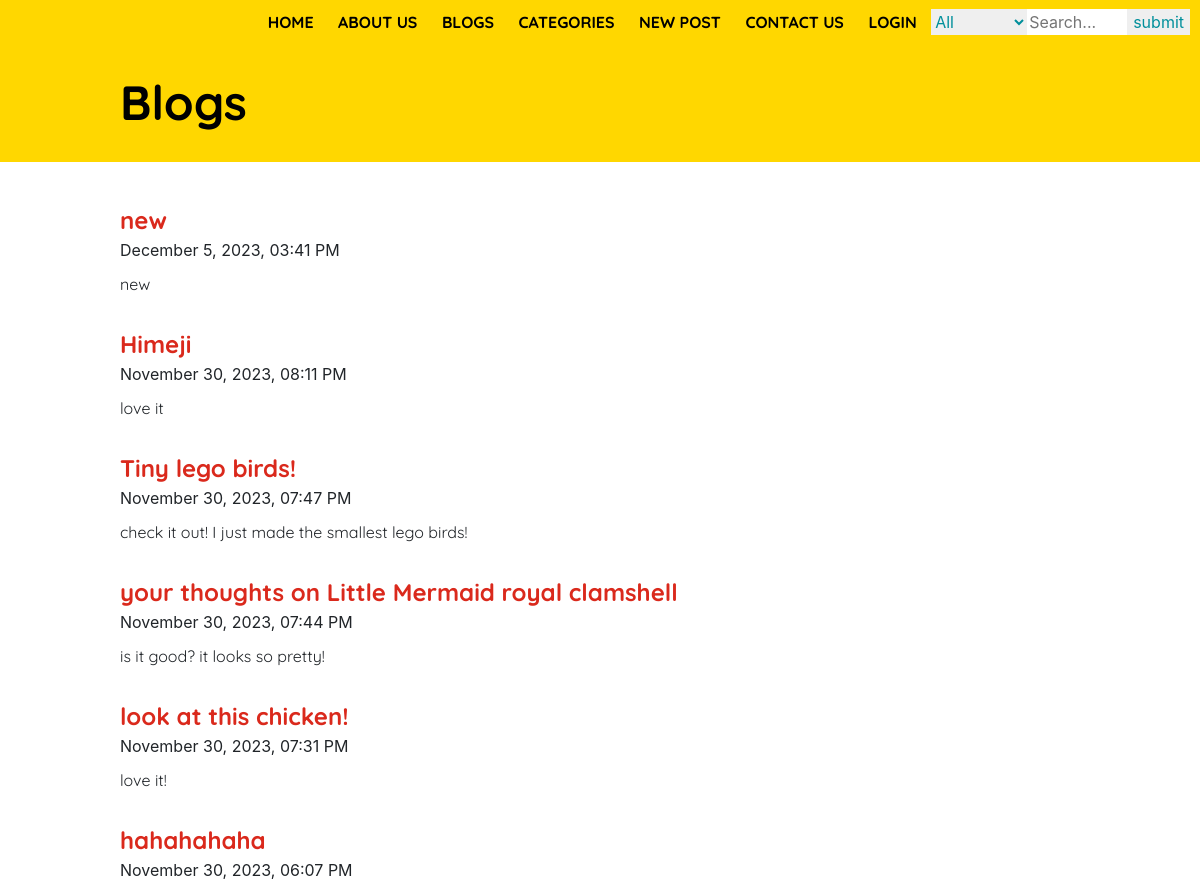
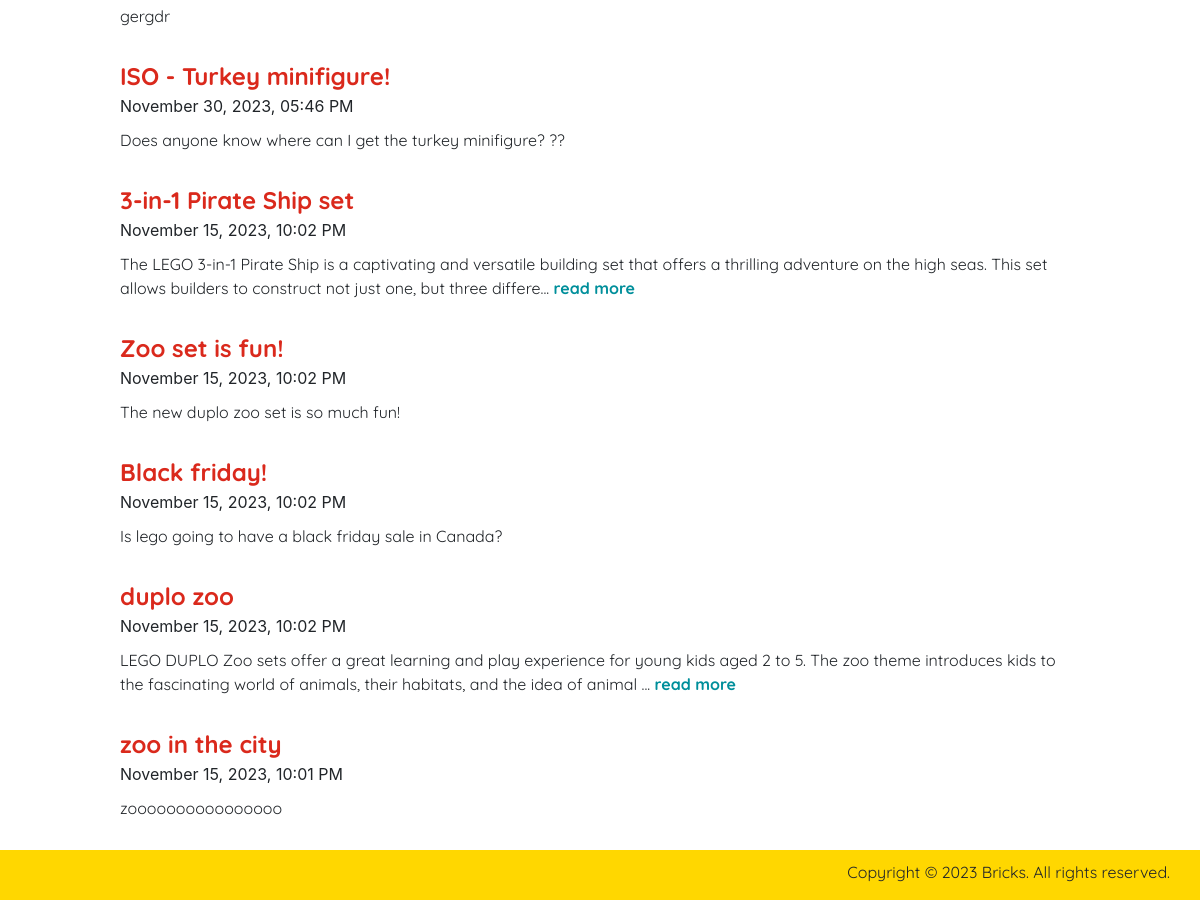
Page /list.php on the committed database (2 pictures, top to bottom).
### tables this page shows
CREATE TABLE `posts` (
  `post_id` int(30) NOT NULL,
  `user_id` int(20) NOT NULL,
  `tag_id` int(11) NOT NULL,
  `title` varchar(50) NOT NULL,
  `created_date` timestamp NOT NULL DEFAULT current_timestamp() ON UPDATE current_timestamp(),
  `updated_date` datetime NOT NULL,
  `content` varchar(5000) NOT NULL
);

### list.php (the view, shortened to what this page needs)
<?php
include('nav.php');
$query = "SELECT * FROM posts ORDER BY created_date DESC";
    $statement = $db->prepare($query);
    $statement->execute();
?>
<!DOCTYPE html>
<html lang="en">
<head>
    <link rel="stylesheet" href="https://stackpath.bootstrapcdn.com/bootstrap/4.3.1/css/bootstrap.min.css"
>
    <link href="styles.css" rel="stylesheet">
</head>
<body>
<div id="header">
        <h1><a href="index.php">Blogs</a></h1>
    </div>
    <fieldset>
        <?php while($row = $statement->fetch()): ?>
            <div class="post">
                <div class="post_title">
                    <a href="show_post.php?post_id=<?= $row['post_id'] ?>"><?= $row['title'] ?></a>
                </div>
                <?= date('F j, Y, h:i A', strtotime($row['created_date'])) ?>
                <div class="post_content">
                    <?= mb_strimwidth($row['content'], 0, 200, "...") ?>
                    <?php if(strlen($row['content']) >= 200): ?>
                        <a href="show_post.php?post_id=<?= $row['post_id'] ?>"> read more</a>
                    <?php endif ?>
                </div>
            </div>
        <?php endwhile ?>
    </fieldset>
    <footer>
        <p>Copyright © 2023 Bricks. All rights reserved.</p>
    </footer>
</body>
</html>

### nav.php (shortened to what this page needs)
<!DOCTYPE html>
<html lang="en">
<head>
    <link rel="stylesheet" href="https://stackpath.bootstrapcdn.com/bootstrap/4.3.1/css/bootstrap.min.css"
>
    <link href="styles.css" rel="stylesheet">
</head>
<body>
    <nav>
    <ul id="menu">
        <li><a href="index.php">Home</a></li>
        <li><a href="about.php">About Us</a></li>
        <li><a href="list.php">Blogs</a></li>
        <li><a href="tags.php">Categories</a></li>
        <li><a href="insert.php">New Post</a></li>
        <li><a href="contact.php">Contact Us</a></li>
        <li><a href="login.php">Login</a></li>
        <li>
        <form action="searchResult.php" method="post">
            <div id="searchBar">
                <div>
                    <select name="tag_id" id="tag_id">
                        <option value="" selected disabled hidden>All</option>
                    </select>
                </div>
                <div><input id="search_box" type="text" placeholder="Search..." name="key"></div>
                <div><input id="nav_button" type="submit" value="submit" name="submit"></div>
            </div>
        </form>
        </li>
    </ul>
    </nav>
</body>
</html>

### styles.css (style rules this page uses)
body { margin: auto; }
h1 { margin: 0; width: 80%; margin: auto; padding-top: 30px; padding-bottom: 30px; }
#header { background-color: #FFD700; }
p { font-size: 1.5rem; font-family: 'Quicksand', sans-serif; }
h1 a { color: black; text-decoration: none; font-family: 'Quicksand', sans-serif; font-weight: bolder; font-size: 3rem; }
ul li { list-style: none; }
fieldset { width: 80%; margin: auto; padding-top: 20px; }
nav ul { list-style: none; padding: 0px; margin: 0px; text-align: right; background-color: #FFD700; }
nav ul li { display: inline-block; }
nav ul li a { display: block; padding: 10px 10px; text-transform: uppercase; text-align: center; color: black; font-family: 'Quicksand', sans-serif; font-weight: bold; text-decoration: none; }
#nav_button { color: #008F9B; }
#search_box { width: 100px; }
#tag_id { border: none; height: 26px; color: #008F9B; }
#searchBar { display:inline-flex; padding-right: 10px; }
#menu input { float: right; border: none; }
form { margin: 0%; }
fieldset { padding-bottom: 20px; }
fieldset .post { padding-top: 20px; }
fieldset .post a { text-decoration: none; font-family: 'Quicksand', sans-serif; font-size: 1.5rem; color: #DA291C; font-weight: bold; }
fieldset .post .post_content { padding-top: 10px; padding-bottom: 10px; font-family: 'Quicksand', sans-serif; }
fieldset .post .post_content a { font-size: 1rem; color: #008F9B; }
footer p { background-color: #FFD700; text-align: right; margin: auto; padding-right: 30px; font-size: 1rem; height: 50px; padding-top: 10px; }
fieldset a { color: #DA291C; font-size: 1.3rem; }

### rows in the picture
posts: title "new", created_date "December 5, 2023, 03:41 PM", content "new"
posts: title "Himeji", created_date "November 30, 2023, 08:11 PM", content "love it"
posts: title "Tiny lego birds!", created_date "November 30, 2023, 07:47 PM", content "check it out! I just made the smallest lego birds!"
posts: title "your thoughts on Little Mermaid royal clamshell", created_date "November 30, 2023, 07:44 PM", content "is it good? it looks so pretty!"
posts: title "look at this chicken!", created_date "November 30, 2023, 07:31 PM", content "love it!"
posts: title "hahahahaha", created_date "November 30, 2023, 06:07 PM", content "gergdr"
posts: title "ISO - Turkey minifigure!", created_date "November 30, 2023, 05:46 PM", content "Does anyone know where can I get the turkey minifigure? ??"
posts: title "3-in-1 Pirate Ship set", created_date "November 15, 2023, 10:02 PM", content "The LEGO 3-in-1 Pirate Ship is a captivating and versatile building set that offers a thrilling adventure on the high seas. This set allows builders to construct not just one, but three differe..."
posts: title "Zoo set is fun!", created_date "November 15, 2023, 10:02 PM", content "The new duplo zoo set is so much fun!"
posts: title "Black friday!", created_date "November 15, 2023, 10:02 PM", content "Is lego going to have a black friday sale in Canada?"
posts: title "duplo zoo", created_date "November 15, 2023, 10:02 PM", content "LEGO DUPLO Zoo sets offer a great learning and play experience for young kids aged 2 to 5. The zoo theme introduces kids to the fascinating world of animals, their habitats, and the idea of animal ..."
posts: title "zoo in the city", created_date "November 15, 2023, 10:01 PM", content "zoooooooooooooooo"
